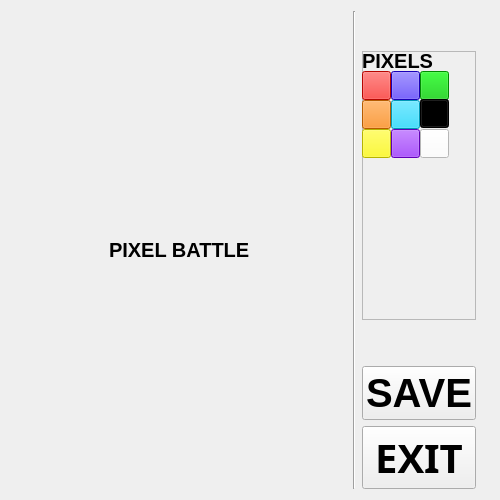
<?xml version="1.0" encoding="UTF-8"?>
<ui version="4.0">
 <class>Form</class>
 <widget class="QWidget" name="Form">
  <property name="geometry">
   <rect>
    <x>0</x>
    <y>0</y>
    <width>500</width>
    <height>500</height>
   </rect>
  </property>
  <property name="windowTitle">
   <string>Form</string>
  </property>
  <layout class="QHBoxLayout" name="horizontalLayout_2">
   <item>
    <spacer name="horizontalSpacer_2">
     <property name="orientation">
      <enum>Qt::Horizontal</enum>
     </property>
     <property name="sizeHint" stdset="0">
      <size>
       <width>40</width>
       <height>20</height>
      </size>
     </property>
    </spacer>
   </item>
   <item>
    <layout class="QVBoxLayout" name="group_button_label">
     <item>
      <widget class="QLabel" name="label_info">
       <property name="sizePolicy">
        <sizepolicy hsizetype="Minimum" vsizetype="Maximum">
         <horstretch>0</horstretch>
         <verstretch>0</verstretch>
        </sizepolicy>
       </property>
       <property name="font">
        <font>
         <pointsize>15</pointsize>
         <weight>75</weight>
         <bold>true</bold>
         <stylestrategy>PreferDefault</stylestrategy>
        </font>
       </property>
       <property name="contextMenuPolicy">
        <enum>Qt::DefaultContextMenu</enum>
       </property>
       <property name="layoutDirection">
        <enum>Qt::LeftToRight</enum>
       </property>
       <property name="frameShape">
        <enum>QFrame::NoFrame</enum>
       </property>
       <property name="lineWidth">
        <number>1</number>
       </property>
       <property name="text">
        <string>PIXEL BATTLE</string>
       </property>
       <property name="textFormat">
        <enum>Qt::AutoText</enum>
       </property>
       <property name="scaledContents">
        <bool>false</bool>
       </property>
      </widget>
     </item>
     <item>
      <layout class="QGridLayout" name="button_area">
       <property name="horizontalSpacing">
        <number>-1</number>
       </property>
       <property name="verticalSpacing">
        <number>0</number>
       </property>
      </layout>
     </item>
    </layout>
   </item>
   <item>
    <spacer name="horizontalSpacer">
     <property name="orientation">
      <enum>Qt::Horizontal</enum>
     </property>
     <property name="sizeHint" stdset="0">
      <size>
       <width>40</width>
       <height>20</height>
      </size>
     </property>
    </spacer>
   </item>
   <item>
    <widget class="Line" name="line">
     <property name="orientation">
      <enum>Qt::Vertical</enum>
     </property>
    </widget>
   </item>
   <item>
    <layout class="QVBoxLayout" name="verticalLayout">
     <item>
      <spacer name="verticalSpacer_2">
       <property name="orientation">
        <enum>Qt::Vertical</enum>
       </property>
       <property name="sizeType">
        <enum>QSizePolicy::Minimum</enum>
       </property>
       <property name="sizeHint" stdset="0">
        <size>
         <width>20</width>
         <height>40</height>
        </size>
       </property>
      </spacer>
     </item>
     <item>
      <widget class="QFrame" name="frame">
       <property name="sizePolicy">
        <sizepolicy hsizetype="Ignored" vsizetype="Preferred">
         <horstretch>0</horstretch>
         <verstretch>0</verstretch>
        </sizepolicy>
       </property>
       <property name="frameShape">
        <enum>QFrame::StyledPanel</enum>
       </property>
       <property name="frameShadow">
        <enum>QFrame::Raised</enum>
       </property>
       <widget class="QPushButton" name="btn_red">
        <property name="geometry">
         <rect>
          <x>0</x>
          <y>20</y>
          <width>29</width>
          <height>29</height>
         </rect>
        </property>
        <property name="sizePolicy">
         <sizepolicy hsizetype="Fixed" vsizetype="Fixed">
          <horstretch>0</horstretch>
          <verstretch>0</verstretch>
         </sizepolicy>
        </property>
        <property name="styleSheet">
         <string notr="true">background-color: rgb(255, 8, 0)</string>
        </property>
        <property name="text">
         <string/>
        </property>
       </widget>
       <widget class="QPushButton" name="btn_blue">
        <property name="geometry">
         <rect>
          <x>29</x>
          <y>20</y>
          <width>29</width>
          <height>29</height>
         </rect>
        </property>
        <property name="sizePolicy">
         <sizepolicy hsizetype="Fixed" vsizetype="Fixed">
          <horstretch>0</horstretch>
          <verstretch>0</verstretch>
         </sizepolicy>
        </property>
        <property name="styleSheet">
         <string notr="true">background-color: rgb(35, 0, 255)
</string>
        </property>
        <property name="text">
         <string/>
        </property>
       </widget>
       <widget class="QPushButton" name="btn_green">
        <property name="geometry">
         <rect>
          <x>58</x>
          <y>20</y>
          <width>29</width>
          <height>29</height>
         </rect>
        </property>
        <property name="sizePolicy">
         <sizepolicy hsizetype="Fixed" vsizetype="Fixed">
          <horstretch>0</horstretch>
          <verstretch>0</verstretch>
         </sizepolicy>
        </property>
        <property name="styleSheet">
         <string notr="true">background-color: rgb(0, 194, 0);</string>
        </property>
        <property name="text">
         <string/>
        </property>
       </widget>
       <widget class="QLabel" name="label">
        <property name="geometry">
         <rect>
          <x>0</x>
          <y>0</y>
          <width>90</width>
          <height>20</height>
         </rect>
        </property>
        <property name="font">
         <font>
          <pointsize>15</pointsize>
          <weight>75</weight>
          <bold>true</bold>
         </font>
        </property>
        <property name="text">
         <string>PIXELS</string>
        </property>
       </widget>
       <widget class="QPushButton" name="btn_orange">
        <property name="geometry">
         <rect>
          <x>0</x>
          <y>49</y>
          <width>29</width>
          <height>29</height>
         </rect>
        </property>
        <property name="sizePolicy">
         <sizepolicy hsizetype="Fixed" vsizetype="Fixed">
          <horstretch>0</horstretch>
          <verstretch>0</verstretch>
         </sizepolicy>
        </property>
        <property name="styleSheet">
         <string notr="true">background-color: rgb(255, 129, 0)</string>
        </property>
        <property name="text">
         <string/>
        </property>
       </widget>
       <widget class="QPushButton" name="btn_light_blue">
        <property name="geometry">
         <rect>
          <x>29</x>
          <y>49</y>
          <width>29</width>
          <height>29</height>
         </rect>
        </property>
        <property name="sizePolicy">
         <sizepolicy hsizetype="Fixed" vsizetype="Fixed">
          <horstretch>0</horstretch>
          <verstretch>0</verstretch>
         </sizepolicy>
        </property>
        <property name="styleSheet">
         <string notr="true">background-color: rgb(2, 212, 255)</string>
        </property>
        <property name="text">
         <string/>
        </property>
       </widget>
       <widget class="QPushButton" name="btn_black">
        <property name="geometry">
         <rect>
          <x>58</x>
          <y>48</y>
          <width>29</width>
          <height>29</height>
         </rect>
        </property>
        <property name="sizePolicy">
         <sizepolicy hsizetype="Fixed" vsizetype="Fixed">
          <horstretch>0</horstretch>
          <verstretch>0</verstretch>
         </sizepolicy>
        </property>
        <property name="styleSheet">
         <string notr="true">background-color: rgb(0, 0, 0)</string>
        </property>
        <property name="text">
         <string/>
        </property>
       </widget>
       <widget class="QPushButton" name="btn_yellow">
        <property name="geometry">
         <rect>
          <x>0</x>
          <y>78</y>
          <width>29</width>
          <height>29</height>
         </rect>
        </property>
        <property name="sizePolicy">
         <sizepolicy hsizetype="Fixed" vsizetype="Fixed">
          <horstretch>0</horstretch>
          <verstretch>0</verstretch>
         </sizepolicy>
        </property>
        <property name="styleSheet">
         <string notr="true">background-color: rgb(255, 251, 0)</string>
        </property>
        <property name="text">
         <string/>
        </property>
       </widget>
       <widget class="QPushButton" name="pushButton_10">
        <property name="geometry">
         <rect>
          <x>29</x>
          <y>78</y>
          <width>29</width>
          <height>29</height>
         </rect>
        </property>
        <property name="sizePolicy">
         <sizepolicy hsizetype="Fixed" vsizetype="Fixed">
          <horstretch>0</horstretch>
          <verstretch>0</verstretch>
         </sizepolicy>
        </property>
        <property name="styleSheet">
         <string notr="true">background-color: rgb(135, 0, 255);</string>
        </property>
        <property name="text">
         <string/>
        </property>
       </widget>
       <widget class="QPushButton" name="btn_white">
        <property name="geometry">
         <rect>
          <x>58</x>
          <y>78</y>
          <width>29</width>
          <height>29</height>
         </rect>
        </property>
        <property name="sizePolicy">
         <sizepolicy hsizetype="Fixed" vsizetype="Fixed">
          <horstretch>0</horstretch>
          <verstretch>0</verstretch>
         </sizepolicy>
        </property>
        <property name="styleSheet">
         <string notr="true">background-color: rgb(255, 255, 255)</string>
        </property>
        <property name="text">
         <string/>
        </property>
       </widget>
      </widget>
     </item>
     <item>
      <spacer name="verticalSpacer">
       <property name="orientation">
        <enum>Qt::Vertical</enum>
       </property>
       <property name="sizeType">
        <enum>QSizePolicy::Ignored</enum>
       </property>
       <property name="sizeHint" stdset="0">
        <size>
         <width>20</width>
         <height>40</height>
        </size>
       </property>
      </spacer>
     </item>
     <item>
      <widget class="QPushButton" name="pushButton">
       <property name="font">
        <font>
         <pointsize>30</pointsize>
         <weight>75</weight>
         <bold>true</bold>
        </font>
       </property>
       <property name="text">
        <string>SAVE</string>
       </property>
      </widget>
     </item>
     <item>
      <widget class="QPushButton" name="btn_exit">
       <property name="font">
        <font>
         <family>Montserrat</family>
         <pointsize>30</pointsize>
         <weight>75</weight>
         <bold>true</bold>
        </font>
       </property>
       <property name="text">
        <string>EXIT</string>
       </property>
      </widget>
     </item>
    </layout>
   </item>
   <item>
    <widget class="QLabel" name="label_2">
     <property name="text">
      <string/>
     </property>
    </widget>
   </item>
  </layout>
 </widget>
 <resources/>
 <connections/>
</ui>
